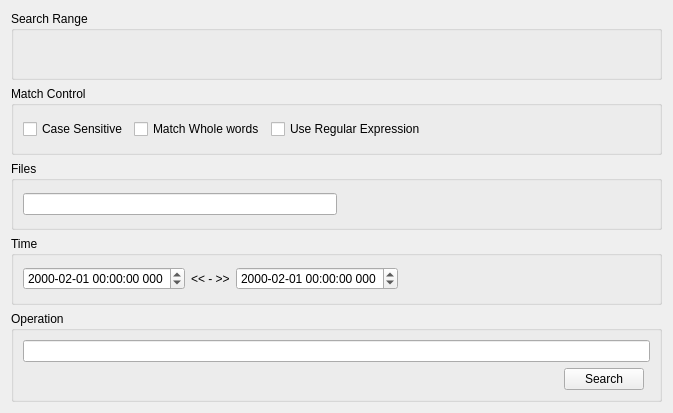
<?xml version="1.0" encoding="UTF-8"?>
<ui version="4.0">
 <class>SearchWG</class>
 <widget class="QWidget" name="SearchWG">
  <property name="geometry">
   <rect>
    <x>0</x>
    <y>0</y>
    <width>673</width>
    <height>413</height>
   </rect>
  </property>
  <property name="windowTitle">
   <string>Form</string>
  </property>
  <layout class="QVBoxLayout" name="verticalLayout">
   <item>
    <widget class="QGroupBox" name="search_range_groupBox">
     <property name="title">
      <string>Search Range</string>
     </property>
    </widget>
   </item>
   <item>
    <widget class="QGroupBox" name="match_control_groupBox">
     <property name="title">
      <string>Match Control</string>
     </property>
     <layout class="QHBoxLayout" name="horizontalLayout_3">
      <item>
       <widget class="QCheckBox" name="case_sensitive_cbx">
        <property name="text">
         <string>Case Sensitive</string>
        </property>
       </widget>
      </item>
      <item>
       <widget class="QCheckBox" name="match_whole_word_cbx">
        <property name="text">
         <string>Match Whole words</string>
        </property>
       </widget>
      </item>
      <item>
       <widget class="QCheckBox" name="use_regular_express_cbx">
        <property name="text">
         <string>Use Regular Expression</string>
        </property>
       </widget>
      </item>
      <item>
       <spacer name="horizontalSpacer">
        <property name="orientation">
         <enum>Qt::Horizontal</enum>
        </property>
        <property name="sizeHint" stdset="0">
         <size>
          <width>280</width>
          <height>20</height>
         </size>
        </property>
       </spacer>
      </item>
     </layout>
    </widget>
   </item>
   <item>
    <widget class="QGroupBox" name="file_groupBox">
     <property name="title">
      <string>Files</string>
     </property>
     <layout class="QHBoxLayout" name="horizontalLayout_4" stretch="1,1">
      <item>
       <widget class="QLineEdit" name="file_filter_le"/>
      </item>
      <item>
       <spacer name="horizontalSpacer_4">
        <property name="orientation">
         <enum>Qt::Horizontal</enum>
        </property>
        <property name="sizeType">
         <enum>QSizePolicy::Preferred</enum>
        </property>
        <property name="sizeHint" stdset="0">
         <size>
          <width>341</width>
          <height>20</height>
         </size>
        </property>
       </spacer>
      </item>
     </layout>
    </widget>
   </item>
   <item>
    <widget class="QGroupBox" name="time_groupBox">
     <property name="title">
      <string>Time</string>
     </property>
     <layout class="QHBoxLayout" name="horizontalLayout">
      <item>
       <widget class="QDateTimeEdit" name="start_time_dte">
        <property name="dateTime">
         <datetime>
          <hour>0</hour>
          <minute>0</minute>
          <second>0</second>
          <year>2000</year>
          <month>2</month>
          <day>1</day>
         </datetime>
        </property>
        <property name="displayFormat">
         <string>yyyy-MM-dd HH:mm:ss zzz</string>
        </property>
       </widget>
      </item>
      <item>
       <widget class="QLabel" name="label">
        <property name="text">
         <string>&lt;&lt; - &gt;&gt;</string>
        </property>
       </widget>
      </item>
      <item>
       <widget class="QDateTimeEdit" name="end_time_dte">
        <property name="dateTime">
         <datetime>
          <hour>0</hour>
          <minute>0</minute>
          <second>0</second>
          <year>2000</year>
          <month>2</month>
          <day>1</day>
         </datetime>
        </property>
        <property name="displayFormat">
         <string>yyyy-MM-dd HH:mm:ss zzz</string>
        </property>
       </widget>
      </item>
      <item>
       <spacer name="horizontalSpacer_3">
        <property name="orientation">
         <enum>Qt::Horizontal</enum>
        </property>
        <property name="sizeHint" stdset="0">
         <size>
          <width>358</width>
          <height>20</height>
         </size>
        </property>
       </spacer>
      </item>
     </layout>
    </widget>
   </item>
   <item>
    <widget class="QGroupBox" name="operation_groupBox">
     <property name="title">
      <string>Operation</string>
     </property>
     <layout class="QGridLayout" name="gridLayout">
      <item row="1" column="2">
       <widget class="QPushButton" name="search_btn">
        <property name="text">
         <string>Search</string>
        </property>
       </widget>
      </item>
      <item row="1" column="1">
       <spacer name="horizontalSpacer_2">
        <property name="orientation">
         <enum>Qt::Horizontal</enum>
        </property>
        <property name="sizeHint" stdset="0">
         <size>
          <width>484</width>
          <height>20</height>
         </size>
        </property>
       </spacer>
      </item>
      <item row="0" column="1" colspan="3">
       <widget class="QLineEdit" name="search_le"/>
      </item>
     </layout>
    </widget>
   </item>
  </layout>
 </widget>
 <resources/>
 <connections/>
</ui>
